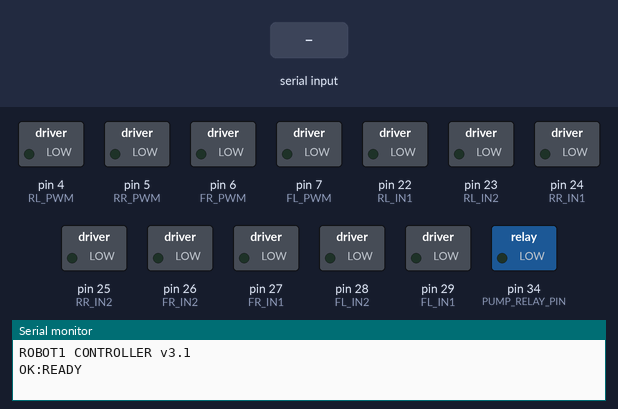
A sketch run on a simulated Arduino Mega 2560, built with avr-gcc and run on an emulated ATmega2560. Shown: switched loads named in the sketch (green lamp = pin HIGH), the last lines printed to the serial monitor. The test bench sets the inputs (shaded band).

Above: at 1.2 s.
1.3 s: "F90\n" received over Serial
At 1.9 s:
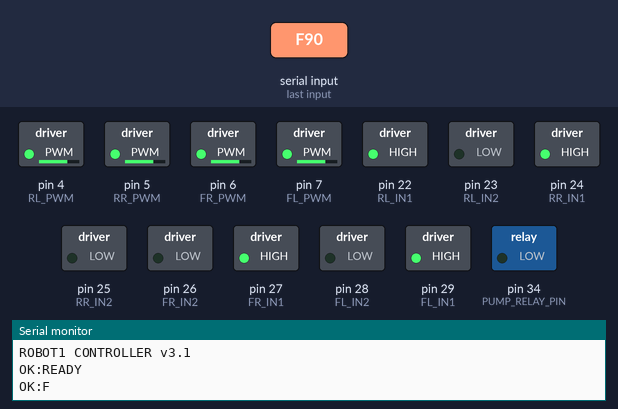
4.3 s: "E\n" received over Serial
At 4.9 s:
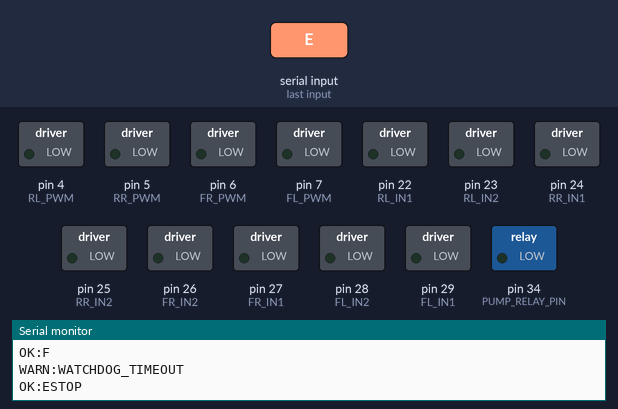
Timing chart, 0 to 7.3 s (numbered marks = the images above; inputs shaded):
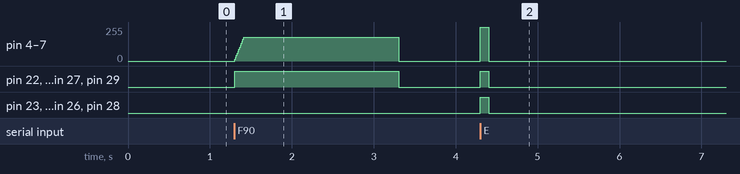

Measured:
- after the input at 1.3 s, pin 4 (RL_PWM), pin 5 (RR_PWM), pin 6 (FR_PWM), pin 7 (FL_PWM): rises from 0/255 to 180/255 in 0.11 s, then falls to 0/255 in 1.9 s; pin 22 (RL_IN1), pin 24 (RR_IN1), pin 27 (FR_IN1), pin 29 (FL_IN1): LOW → HIGH at once, → LOW 2.0 s later
- after the input at 4.3 s, pin 4 (RL_PWM), pin 5 (RR_PWM), pin 6 (FR_PWM), pin 7 (FL_PWM): 0/255 → 255/255 at once, → 0/255 0.10 s later; pin 22 (RL_IN1), pin 23 (RL_IN2), pin 24 (RR_IN1), pin 25 (RR_IN2), pin 26 (FR_IN2), pin 27 (FR_IN1), pin 28 (FL_IN2), pin 29 (FL_IN1): LOW → HIGH at once, → LOW 0.10 s later

The sketch:

robot1_controller_v3.ino
```cpp
/*
 * ROBOT 1 "ALPHA" — MOTOR CONTROLLER v3
 * Arduino Mega 2560 · 4WD · no encoders used (SLAM localizes by scan match)
 *
 * v3 professionalizes v2 without changing the wire protocol:
 *   · NON-BLOCKING line parser — v2's single-char reads worked, but P<pwm>
 *     parsing used delay(10) inside the loop and readSpeed could shear a
 *     "P1" / "80" split across packets. Bytes now accumulate into a line
 *     buffer; nothing in loop() ever blocks.
 *   · WATCHDOG HONESTY — in v2 *every* byte (including the bridge's 1 Hz
 *     '?' status poll) reset the watchdog, so the safety stop could never
 *     fire while the bridge process was alive. Diagnostics no longer feed
 *     the watchdog; only motion/config commands do. The deadman chain
 *     (console 10 Hz → gateway 0.6 s → bridge 0.8 s → THIS 2 s) is now
 *     real on robot1 too.
 *   · Consistent OK:/ERR: replies for every command (machine-parseable).
 *
 * v3.1 (2026-06-23): WATER PUMP relocated from Beta to Alpha. Alpha now
 *   carries the 1-ch relay + pump and runs the "go to fire -> pump -> return"
 *   action (it has lidar, so it navigates far better than Beta). Same U1/U0
 *   wire protocol Beta's v5 firmware used, so the gateway/bridge are unchanged.
 *   10 s hard auto-off (even if the Pi/console dies mid-spray), 1 s cooldown,
 *   forced OFF by e-stop and at boot.
 *
 * Commands: F B L R S · E/X e-stop · P<80-255> speed · U1/U0 pump · ? status
 * Status reply: STS:<IDLE|MOVING|ESTOP>,SPD:<current>
 */

// ── Pins (unchanged from the working v2 build) ──────────────────────────
const int RL_PWM = 4,  RL_IN1 = 22, RL_IN2 = 23;
const int RR_PWM = 5,  RR_IN1 = 24, RR_IN2 = 25;
const int FR_PWM = 6,  FR_IN1 = 27, FR_IN2 = 26;
const int FL_PWM = 7,  FL_IN1 = 29, FL_IN2 = 28;

// ── Water pump (v3.1) — 1-ch relay module on a free digital pin ─────────
#define PUMP_RELAY_PIN     34    // free pin (motors use 4-7 + 22-29)
#define RELAY_ACTIVE_LOW   0     // trigger polarity: 0 = HIGH switches pump ON,
                                 // 1 = LOW switches it ON. Set to 0 because the
                                 // module ran the pump at boot with 1 (active-HIGH
                                 // board). If it now runs at boot with 0, your
                                 // module is active-LOW — set this back to 1.
#define PUMP_MAX_RUN_MS    10000UL  // hard auto-off (the fire action pumps 10 s)
#define PUMP_COOLDOWN_MS   1000UL   // minimum off-time between runs

// ── Tuning ──────────────────────────────────────────────────────────────
const int DEFAULT_SPEED = 180;
const int MIN_SPEED = 80;
const int MAX_SPEED = 255;
const unsigned long TIMEOUT_MS = 2000;   // watchdog: stop if no command
const int RAMP_UP_STEP = 15;             // soft start
const int RAMP_DOWN_STEP = 30;           // firmer stop

// ── State ───────────────────────────────────────────────────────────────
int targetSpeed = DEFAULT_SPEED;
int currentSpeed = 0;
char currentCommand = 'S';
bool emergencyStop = false;
unsigned long lastCommandTime = 0;

// ── Pump state (v3.1) ───────────────────────────────────────────────────
bool pumpOn = false;
unsigned long pumpOnSince = 0;
unsigned long pumpCooldownUntil = 0;

void setup() {
    Serial.begin(115200);

    const int pins[] = {FR_PWM, FR_IN1, FR_IN2, FL_PWM, FL_IN1, FL_IN2,
                        RR_PWM, RR_IN1, RR_IN2, RL_PWM, RL_IN1, RL_IN2};
    for (int i = 0; i < 12; i++) pinMode(pins[i], OUTPUT);

    stopAllMotors();

    // Pump relay: preload the OFF level BEFORE the pin becomes an OUTPUT so an
    // active-low relay never glitches ON during boot.
#if RELAY_ACTIVE_LOW
    digitalWrite(PUMP_RELAY_PIN, HIGH);
#else
    digitalWrite(PUMP_RELAY_PIN, LOW);
#endif
    pinMode(PUMP_RELAY_PIN, OUTPUT);
    pumpWrite(false);

    Serial.println(F("ROBOT1 CONTROLLER v3.1"));
    Serial.println(F("OK:READY"));
    lastCommandTime = millis();
}

void loop() {
    pollSerial();

    // Watchdog — only meaningful commands refresh it (see header)
    if (currentCommand != 'S' && !emergencyStop
            && millis() - lastCommandTime > TIMEOUT_MS) {
        currentCommand = 'S';
        Serial.println(F("WARN:WATCHDOG_TIMEOUT"));
    }

    updateSpeed();
    executeMovement();
    pumpSafetyTick();          // hard auto-off no matter what the Pi is doing
    delay(10);
}

// ── Non-blocking line parser ────────────────────────────────────────────
void pollSerial() {
    static char buf[16];
    static uint8_t len = 0;
    while (Serial.available()) {
        char c = Serial.read();
        if (c == '\n' || c == '\r') {
            if (len > 0) { buf[len] = '\0'; processLine(buf); len = 0; }
        } else if (len < sizeof(buf) - 1) {
            buf[len++] = c;
        } else {
            len = 0;                          // garbage flood → drop line
        }
    }
}

void processLine(const char *line) {
    char cmd = toupper(line[0]);

    if (cmd != '?') lastCommandTime = millis();   // diagnostics don't feed it

    switch (cmd) {
        case 'F': case 'B': case 'L': case 'R':
            if (emergencyStop) { Serial.println(F("ERR:ESTOP")); return; }
            currentCommand = cmd;
            Serial.print(F("OK:")); Serial.println(cmd);
            break;
        case 'S':
            currentCommand = 'S';
            Serial.println(F("OK:STOP"));
            break;
        case 'U':   // water pump (NOT 'W'): U1 = on, U0 = off
            setPump(line[1] == '1');
            break;
        case 'E':
            emergencyStop = true;
            currentCommand = 'S';
            currentSpeed = 0;
            hardBrake();
            if (pumpOn) { pumpOn = false; pumpWrite(false);
                          pumpCooldownUntil = millis() + PUMP_COOLDOWN_MS; }
            Serial.println(F("OK:ESTOP"));
            break;
        case 'X':
            emergencyStop = false;
            Serial.println(F("OK:RELEASED"));
            break;
        case 'P': {
            int v = atoi(line + 1);
            if (v <= 0) { Serial.println(F("ERR:PWM_SYNTAX")); return; }
            targetSpeed = constrain(v, MIN_SPEED, MAX_SPEED);
            Serial.print(F("OK:SPD=")); Serial.println(targetSpeed);
            break;
        }
        case '?':
            Serial.print(F("STS:"));
            Serial.print(emergencyStop ? F("ESTOP")
                         : (currentCommand == 'S' ? F("IDLE") : F("MOVING")));
            Serial.print(F(",SPD:")); Serial.println(currentSpeed);
            break;
        default:
            Serial.print(F("ERR:UNKNOWN_CMD '"));
            Serial.print(cmd); Serial.println(F("'"));
            break;
    }
}

// ── Motion (unchanged geometry from v2 — verified on the robot) ────────
void updateSpeed() {
    int desired = (currentCommand == 'S' || emergencyStop) ? 0 : targetSpeed;
    if (currentSpeed < desired)      currentSpeed = min(currentSpeed + RAMP_UP_STEP, desired);
    else if (currentSpeed > desired) currentSpeed = max(currentSpeed - RAMP_DOWN_STEP, desired);
}

void motorSet(int pwm, int in1, int in2, int speed, bool fwd) {
    analogWrite(pwm, abs(speed));
    if (speed == 0)      { digitalWrite(in1, LOW);  digitalWrite(in2, LOW);  }
    else if (fwd)        { digitalWrite(in1, HIGH); digitalWrite(in2, LOW);  }
    else                 { digitalWrite(in1, LOW);  digitalWrite(in2, HIGH); }
}

void executeMovement() {
    switch (currentCommand) {
        case 'F': driveAll(true);  break;
        case 'B': driveAll(false); break;
        case 'L': spin(false);     break;
        case 'R': spin(true);      break;
        default:  stopAllMotors(); break;
    }
}

void driveAll(bool fwd) {
    motorSet(FR_PWM, FR_IN1, FR_IN2, currentSpeed, fwd);
    motorSet(FL_PWM, FL_IN1, FL_IN2, currentSpeed, fwd);
    motorSet(RR_PWM, RR_IN1, RR_IN2, currentSpeed, fwd);
    motorSet(RL_PWM, RL_IN1, RL_IN2, currentSpeed, fwd);
}

void spin(bool clockwise) {
    // turning needs torque: full PWM, sides opposed (as in v2)
    motorSet(FL_PWM, FL_IN1, FL_IN2, MAX_SPEED, clockwise);
    motorSet(RL_PWM, RL_IN1, RL_IN2, MAX_SPEED, clockwise);
    motorSet(FR_PWM, FR_IN1, FR_IN2, MAX_SPEED, !clockwise);
    motorSet(RR_PWM, RR_IN1, RR_IN2, MAX_SPEED, !clockwise);
}

void stopAllMotors() {
    motorSet(FR_PWM, FR_IN1, FR_IN2, 0, true);
    motorSet(FL_PWM, FL_IN1, FL_IN2, 0, true);
    motorSet(RR_PWM, RR_IN1, RR_IN2, 0, true);
    motorSet(RL_PWM, RL_IN1, RL_IN2, 0, true);
}

void hardBrake() {
    digitalWrite(FR_IN1, HIGH); digitalWrite(FR_IN2, HIGH);
    digitalWrite(FL_IN1, HIGH); digitalWrite(FL_IN2, HIGH);
    digitalWrite(RR_IN1, HIGH); digitalWrite(RR_IN2, HIGH);
    digitalWrite(RL_IN1, HIGH); digitalWrite(RL_IN2, HIGH);
    analogWrite(FR_PWM, 255); analogWrite(FL_PWM, 255);
    analogWrite(RR_PWM, 255); analogWrite(RL_PWM, 255);
    delay(100);                              // brief brake pulse is intended
    stopAllMotors();
}

// ── Water pump (v3.1) ───────────────────────────────────────────────────
void pumpWrite(bool on) {
#if RELAY_ACTIVE_LOW
    digitalWrite(PUMP_RELAY_PIN, on ? LOW : HIGH);
#else
    digitalWrite(PUMP_RELAY_PIN, on ? HIGH : LOW);
#endif
}

void setPump(bool on) {
    unsigned long now = millis();
    if (on) {
        if (emergencyStop)           { Serial.println(F("ERR:ESTOP"));         return; }
        if (now < pumpCooldownUntil) { Serial.println(F("ERR:PUMP_COOLDOWN")); return; }
        pumpOn = true;
        pumpOnSince = now;
        pumpWrite(true);
        Serial.println(F("OK:PUMP=ON"));
    } else {
        if (pumpOn) pumpCooldownUntil = now + PUMP_COOLDOWN_MS;
        pumpOn = false;
        pumpWrite(false);
        Serial.println(F("OK:PUMP=OFF"));
    }
}

// Hard auto-off after PUMP_MAX_RUN_MS — fires even if the Pi/console dies.
void pumpSafetyTick() {
    if (pumpOn && millis() - pumpOnSince >= PUMP_MAX_RUN_MS) {
        pumpOn = false;
        pumpWrite(false);
        pumpCooldownUntil = millis() + PUMP_COOLDOWN_MS;
        Serial.println(F("WARN:PUMP_MAX_RUN - auto off"));
    }
}
```
